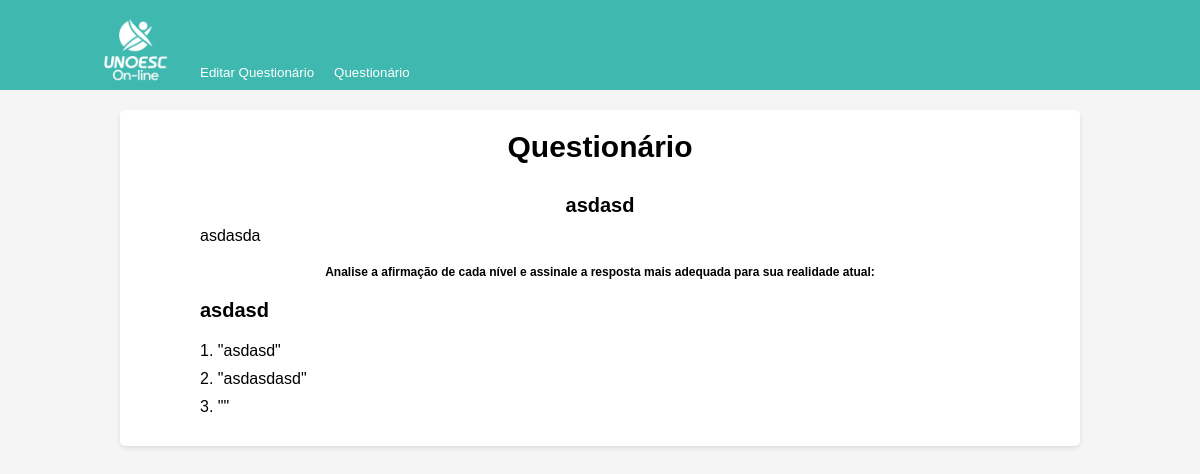
The app's page /questionario/102/ with its own data.
### questionario/models.py (models this page shows)
class Questionario(models.Model):
    titulo = models.CharField(max_length=100)
    explicacao = models.TextField()

class Questao(models.Model):
    questionario = models.ForeignKey(Questionario, on_delete=models.CASCADE)
    titulo = models.CharField(max_length=200)

class Alternativa(models.Model):
    questao = models.ForeignKey(Questao, on_delete=models.CASCADE)
    texto = models.CharField(max_length=200)

### questionario/views.py (the view)
# urls.py: path('questionario/<int:questionario_id>/', views.detalhes_questionario, name='detalhes_questionario'),
def detalhes_questionario(request, questionario_id):
    questionario = Questionario.objects.get(pk=questionario_id)
    return render(request, 'detalhes_questionario.html', {'questionario': questionario})

### templates/detalhes_questionario.html (shortened to what this page needs)
<!DOCTYPE html>
{% load static %}
<html lang="pt-br">
<head>
    <link rel="stylesheet" href="{% static 'css/styles.css' %}">
</head>
<body>
    <header id="mr-nav">
        <span>
            <img src="{% static 'img\logo_branco.png' %}" alt="Logo Unoesc">
        </span>
        <a href="{% url 'edit' %}"><button>Editar Questionário</button></a>
        <a href="{% url 'lista_questionarios' %}"><button>Questionário</button></a>
    </header>
    <div id="page">
        <main id="page-content">
            <div id="page-header">
                <h1>Questionário</h1>
                <h2>{{ questionario.titulo }}</h2>
                <p>{{ questionario.explicacao}}</p>
            </div>
            <h4>Analise a afirmação de cada nível e assinale a resposta mais adequada para sua realidade atual:
            </h4>
                {% for questao in questionario.questao_set.all %}
                    <h2>{{ questao.titulo }}</h2>
                    {% for alternativa in questao.alternativa_set.all %}
                        <p>{{ forloop.counter }}. "{{ alternativa.texto }}"</p>
                    {% endfor %}
                {% endfor %}
        </main>
    </div>
</body>
</html>

### questionario/static/css/styles.css (style rules this page uses)
* { margin: 0; box-sizing: border-box; }
body { font-family: Arial, sans-serif; background-color: #f5f5f5; }
header { height: 90px; background-color: #3fb8af; display: flex; align-items: flex-end; padding: 0 20px; position: relative; }
header span { display: flex; align-items: center; }
header img { width: 150px; height: 110px; margin-right: 20px; margin-bottom: 5px; object-fit: contain; object-position: 62px 22px; padding: 0px; }
header a { text-decoration: none; }
header button { padding: 10px; display: inline-flex; align-items: center; background-color: transparent; border: none; color: white; cursor: pointer; margin-right: 10px; border-radius: 3px; }
header button:last-child { margin-right: 0; }
#page { margin: 0; padding: 0; position: relative; left: 0; transition: all 0.4s 0s ease; }

### templates/detalhes_questionario.html (style rules this page uses)
body { font-family: Arial, sans-serif; background-color: #f5f5f5; margin: 0; padding: 0; }
#page { background-color: white; border-radius: 5px; box-shadow: 0 2px 4px rgba(0, 0, 0, 0.1); margin: 20px auto; padding: 20px; width: 80%; }
#page-content { margin: 0 auto; max-width: 800px; }
#page-header h1 { font-size: 30px; margin-bottom: 30px; text-align: center; }
#page-header h2 { font-size: 20px; margin-bottom: 10px; text-align: center; }
#page-header p { font-size: 16px; margin-bottom: 20px; text-align: justify; }
h4 { font-size: 12px; margin-top: 20px; text-align: center; }
h2 { font-size: 20px; margin-top: 20px; margin-bottom: 20px; }
p { font-size: 16px; margin-bottom: 10px; }

### records on screen
Questionario: titulo "asdasd", explicacao "asdasda"
Questao: titulo "asdasd"
Alternativa: texto "asdasd"
Alternativa: texto "asdasdasd"
